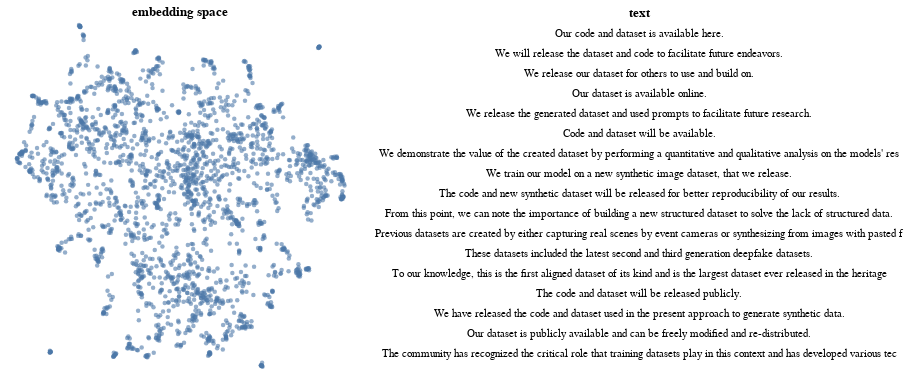

The specification (Vega-Lite) saved for this image:
### Vega-Lite specification from a JSON file in a GitHub repository (floating-point values rounded to 4 significant figures; data arrays with more than 128 entries replaced by an {"elided": "..."} marker saying what was removed)
{"$schema": "https://vega.github.io/schema/vega-lite/v5.15.1.json", "config": {"axis": {"grid": false}, "view": {"continuousHeight": 300, "continuousWidth": 300, "strokeWidth": 0}}, "data": {"name": "data-128dd49f3581b4d33554438c3b69ddae"}, "datasets": {"data-128dd49f3581b4d33554438c3b69ddae": {"elided": "2210 records"}}, "hconcat": [{"encoding": {"tooltip": [{"field": "text", "type": "nominal"}], "x": {"axis": null, "field": "x1", "scale": {"zero": false}, "type": "quantitative"}, "y": {"axis": null, "field": "x2", "scale": {"zero": false}, "type": "quantitative"}}, "height": 350, "mark": {"opacity": 0.6, "size": 20, "type": "circle"}, "name": "view_16", "title": "embedding space", "width": 350}, {"encoding": {"text": {"field": "trunc_text", "type": "nominal"}, "x": {"axis": null, "field": "r", "type": "quantitative"}, "y": {"axis": null, "field": "row_number", "type": "ordinal"}}, "mark": {"type": "text"}, "title": "text", "transform": [{"window": [{"as": "row_number", "field": "", "op": "row_number"}]}, {"filter": {"param": "param_16"}}, {"window": [{"as": "rank", "field": "row_number", "op": "rank"}]}, {"filter": "(datum.rank < 18)"}]}], "params": [{"name": "param_16", "select": {"type": "interval"}, "views": ["view_16"]}]}
